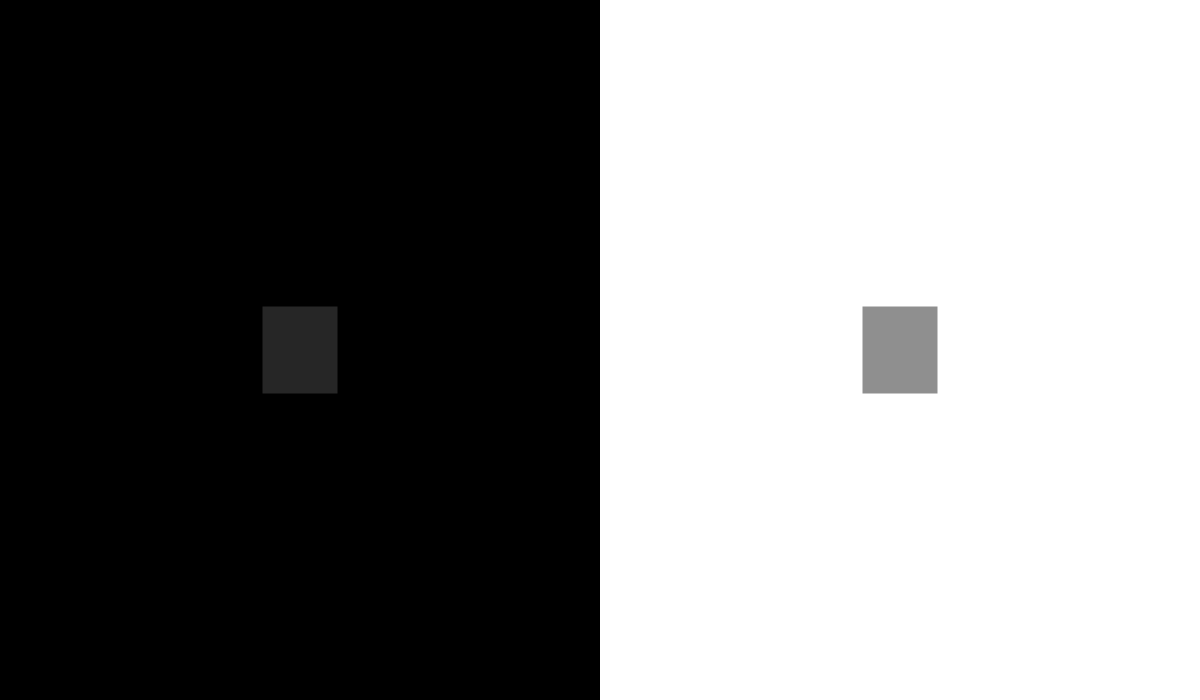
Frame 1 (no input)
Frame 60 (the mouse pressed at the canvas centre just before this capture): identical to frame 1, image omitted
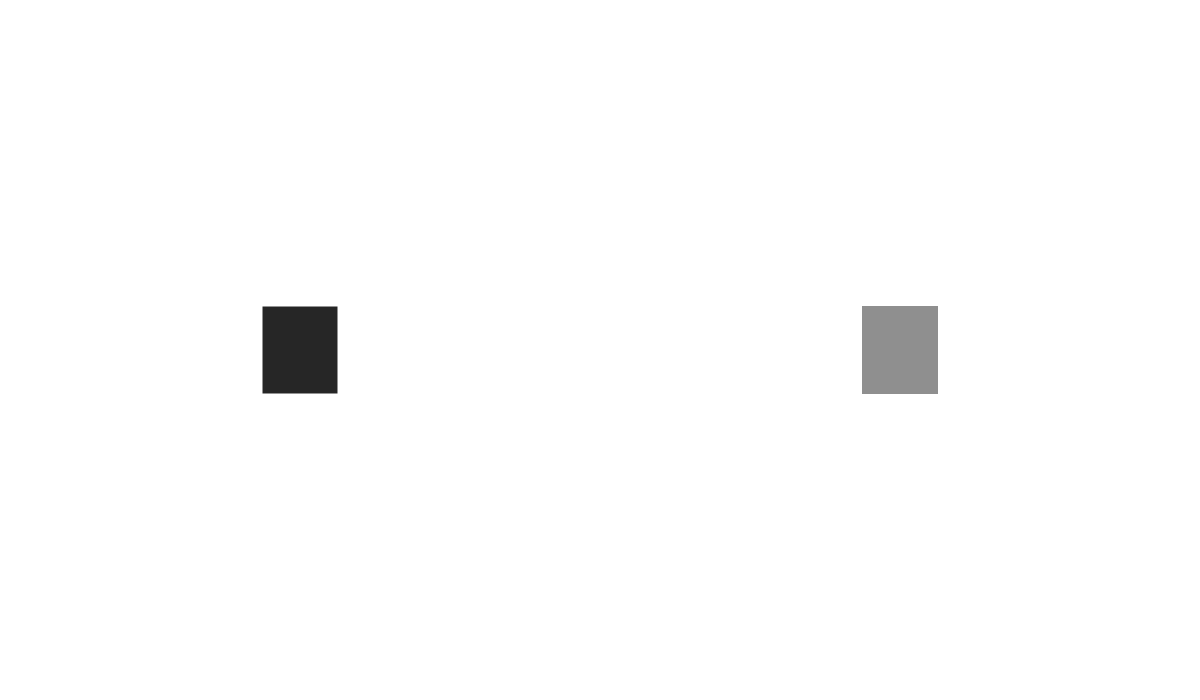
Frame 120 (the mouse held since frame 60 and released just before this capture)

The Processing sketch that drew these frames (run headless with seeded random() and noise(); from frame 60 on, the mouse is pressed at the canvas centre):

// Processing sketch: es503
// ── es503.pde
boolean white = false;

void setup() {
  size(1200,700);
}

void draw() {
  rectMode(CENTER);
  noStroke();
  if(white) {
    fill(255);
    rect(width/2-width/4, height/2, width/2, height);
  } else {
    fill(0);
    rect(width/2-width/4, height/2, width/2, height);
    fill(255);
    rect(width/2+width/4, height/2, width/2, height);
  }
  fill(38);
  rect( width/2-width/4, height/2, width/16, height/8);
  fill(143);
  rect( width/2+width/4, height/2, width/16, height/8);
}

void mousePressed() {
  white=!white;
}
